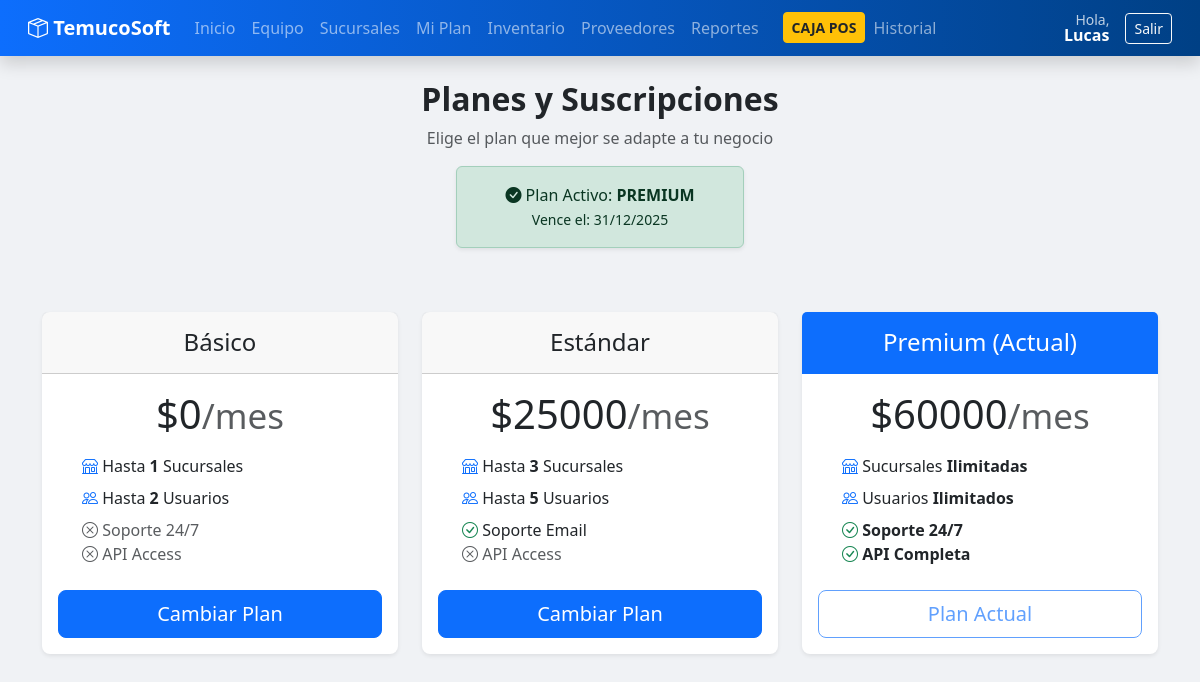
The app's page /subscription/ (signed in) with its own data.
### api/models.py (models this page shows, shortened)
class User(AbstractUser):
    ROLES = (
        ('super_admin', 'Super Admin'),
        ('admin_cliente', 'Admin Cliente'),
        ('gerente', 'Gerente'),
        ('vendedor', 'Vendedor'),
        ('cliente_final', 'Cliente Ecommerce'),
    )
    username = None
    email = models.EmailField(unique=True)
    rut = models.CharField(max_length=12, blank=True, null=True, validators=[validar_rut_chileno]) # Validador
    role = models.CharField(max_length=20, choices=ROLES, default='cliente_final')
    company = models.ForeignKey(Company, on_delete=models.CASCADE, null=True, blank=True, related_name='users')
    USERNAME_FIELD = 'email'
    REQUIRED_FIELDS = []
    objects = UserManager()

class Subscription(models.Model):
    company = models.OneToOneField(Company, on_delete=models.CASCADE, related_name='subscription')
    plan = models.ForeignKey(Plan, on_delete=models.PROTECT)
    start_date = models.DateField(default=timezone.now)
    end_date = models.DateField()
    is_active = models.BooleanField(default=True)

class Plan(models.Model):
    name = models.CharField(max_length=50)
    max_branches = models.IntegerField(default=1, validators=[validar_positivo])
    max_users = models.IntegerField(default=5, validators=[validar_positivo])
    price = models.DecimalField(max_digits=10, decimal_places=0, validators=[validar_positivo])

### api/views.py (the view)
# urls.py: path('subscription/', views.subscription_detail, name='subscription'),
@login_required
def subscription_detail(request):
    return render(request, 'subscription/detail.html', {'subscription': getattr(request.user.company, 'subscription', None), 'plans': Plan.objects.all().order_by('price')})

### templates/subscription/detail.html (shortened to what this page needs)
{% extends 'base.html' %}
{% block content %}
<div class="text-center mb-5">
    <h2 class="fw-bold">Planes y Suscripciones</h2>
    <p class="text-muted">Elige el plan que mejor se adapte a tu negocio</p>
    {% if subscription and subscription.is_active %}
        <div class="alert alert-success d-inline-block px-5 shadow-sm">
            <i class="bi bi-check-circle-fill"></i> Plan Activo: <strong>{{ subscription.plan.name|upper }}</strong>
            <br><small>Vence el: {{ subscription.end_date|date:"d/m/Y" }}</small>
        </div>
    {% else %}
        <div class="alert alert-danger d-inline-block px-5 shadow-sm">
            <i class="bi bi-exclamation-triangle-fill"></i> No tienes un plan activo.
            <br><small>Las funciones están limitadas.</small>
        </div>
    {% endif %}
</div>
<div class="row row-cols-1 row-cols-md-3 mb-3 text-center">
    {% for plan in plans %}
    <div class="col">
        <div class="card mb-4 rounded-3 shadow-sm {% if subscription.plan.id == plan.id %}border-primary{% endif %}">
            {% if subscription.plan.id == plan.id %}
            <div class="card-header py-3 text-white bg-primary border-primary">
                <h4 class="my-0 fw-normal">{{ plan.name }} (Actual)</h4>
            </div>
            {% else %}
            <div class="card-header py-3">
                <h4 class="my-0 fw-normal">{{ plan.name }}</h4>
            </div>
            {% endif %}
            <div class="card-body">
                <h1 class="card-title pricing-card-title">
                    ${{ plan.price }}<small class="text-muted fw-light">/mes</small>
                </h1>
                <ul class="list-unstyled mt-3 mb-4 text-start px-4">
                    <li class="mb-2">
                        <i class="bi bi-shop text-primary"></i>
                        {% if plan.max_branches >= 999 %} Sucursales <strong>Ilimitadas</strong>
                        {% else %} Hasta <strong>{{ plan.max_branches }}</strong> Sucursales
                        {% endif %}
                    </li>
                    <li class="mb-2">
                        <i class="bi bi-people text-primary"></i>
                        {% if plan.max_users >= 999 %} Usuarios <strong>Ilimitados</strong>
                        {% else %} Hasta <strong>{{ plan.max_users }}</strong> Usuarios
                        {% endif %}
                    </li>
                    {% if plan.name == 'Básico' %}
                        <li class="text-muted"><i class="bi bi-x-circle"></i> Soporte 24/7</li>
                        <li class="text-muted"><i class="bi bi-x-circle"></i> API Access</li>
                    {% elif plan.name == 'Estándar' %}
                        <li><i class="bi bi-check-circle text-success"></i> Soporte Email</li>
                        <li class="text-muted"><i class="bi bi-x-circle"></i> API Access</li>
                    {% else %}
                        <li><i class="bi bi-check-circle text-success"></i> <strong>Soporte 24/7</strong></li>
                        <li><i class="bi bi-check-circle text-success"></i> <strong>API Completa</strong></li>
                    {% endif %}
                </ul>
                <form action="{% url 'subscribe_plan' plan.id %}" method="post">
                    {% if subscription.plan.id == plan.id %}
                        <button type="button" class="w-100 btn btn-lg btn-outline-primary" disabled>Plan Actual</button>
                    {% else %}
                        <button type="submit" class="w-100 btn btn-lg btn-primary">
                            {% if subscription %}Cambiar Plan{% else %}Elegir Plan{% endif %}
                        </button>
                    {% endif %}
                </form>
            </div>
        </div>
    </div>
    {% endfor %}
</div>
{% endblock %}

### templates/base.html (shortened to what this page needs)
<!DOCTYPE html>
<html lang="es">
<head>
    <link href="https://cdn.jsdelivr.net/npm/bootstrap@5.3.0/dist/css/bootstrap.min.css" rel="stylesheet">
    <link rel="stylesheet" href="https://cdn.jsdelivr.net/npm/bootstrap-icons@1.10.5/font/bootstrap-icons.css">
</head>
<body>
    <nav class="navbar navbar-expand-lg navbar-dark mb-4 px-3 shadow">
        <div class="container-fluid">
            <a class="navbar-brand fw-bold" href="{% url 'dashboard' %}"><i class="bi bi-box-seam"></i> TemucoSoft</a>
            <div class="collapse navbar-collapse" id="navbarNav">
                {% if user.is_authenticated %}
                <ul class="navbar-nav me-auto">
                    <li class="nav-item"><a class="nav-link" href="{% url 'dashboard' %}">Inicio</a></li>
                    {% if user.role == 'admin_cliente' %}
                        <li class="nav-item"><a class="nav-link" href="{% url 'team_list' %}">Equipo</a></li>
                        <li class="nav-item"><a class="nav-link" href="{% url 'branch_list' %}">Sucursales</a></li>
                        <li class="nav-item"><a class="nav-link" href="{% url 'subscription' %}">Mi Plan</a></li>
                    {% endif %}
                    {% if user.role == 'admin_cliente' or user.role == 'gerente' %}
                        <li class="nav-item"><a class="nav-link" href="{% url 'product_list' %}">Inventario</a></li>
                        <li class="nav-item"><a class="nav-link" href="{% url 'supplier_list' %}">Proveedores</a></li>
                        <li class="nav-item"><a class="nav-link" href="{% url 'reports' %}">Reportes</a></li>
                    {% endif %}
                    {% if user.role != 'super_admin' %}
                        <li class="nav-item ms-lg-3"><a class="btn btn-warning text-dark fw-bold btn-sm mt-1" href="{% url 'pos' %}">CAJA POS</a></li>
                        <li class="nav-item"><a class="nav-link" href="{% url 'sale_list' %}">Historial</a></li>
                    {% endif %}
                </ul>
                <div class="d-flex align-items-center text-white">
                    <div class="me-3 text-end lh-1">
                        <small class="d-block opacity-75">Hola,</small>
                        <span class="fw-bold">{{ user.first_name }}</span>
                    </div>
                    <form action="{% url 'logout' %}" method="post">
                        {% csrf_token %}<button type="submit" class="btn btn-outline-light btn-sm">Salir</button>
                    </form>
                </div>
                {% endif %}
            </div>
        </div>
    </nav>
    <div class="container pb-5">
        {% block content %}{% endblock %}
    </div>
</body>
</html>

### templates/base.html (style rules this page uses)
body { background-color: #f0f2f5; font-family: 'Segoe UI', sans-serif; }
.navbar { background: linear-gradient(90deg, #0d6efd 0%, #004085 100%); }
.card { border: none; border-radius: 12px; box-shadow: 0 4px 6px rgba(0,0,0,0.05); transition: transform 0.2s; }

### records on screen
User: first_name "Lucas"
Subscription: plan.name "PREMIUM", end_date "31/12/2025"
Plan: name "Básico", price "0", max_branches "1", max_users "2", shows "Soporte 24/7", shows "Cambiar Plan"
Plan: name "Estándar", price "25000", max_branches "3", max_users "5", shows "Soporte Email", shows "Cambiar Plan"
Plan: name "Premium", price "60000", max_branches "Sucursales", max_users "Usuarios", shows "Soporte 24/7", shows "Plan Actual"
